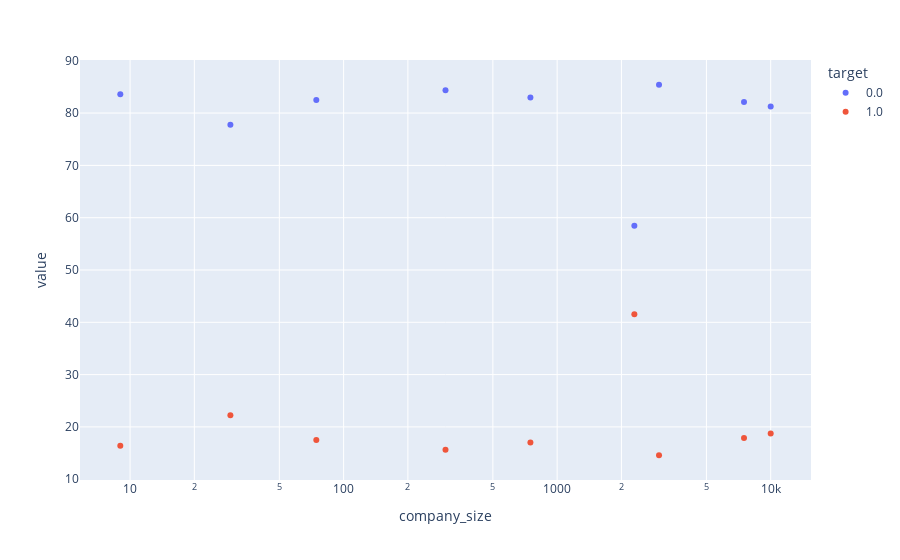

This figure's notebook cell:
### Code cell
fig = px.scatter(calculations, y='value', x='company_size', color= "target",log_x=True)
fig.show()

### Figure 1 — Plotly figure (JSON) as saved in the notebook; plotly's stock layout.template omitted (floating-point values rounded to 4 significant figures)
{"data": [{"hovertemplate": "target=0.0<br>company_size=%{x}<br>value=%{y}<extra></extra>", "legendgroup": "0.0", "marker": {"color": "#636efa", "symbol": "circle"}, "mode": "markers", "name": "0.0", "orientation": "v", "showlegend": true, "type": "scatter", "x": [9, 29.5, 74.5, 300, 749.5, 2299.0, 3000.0, 7500.0, 10001], "xaxis": "x", "y": [83.57, 77.76, 82.47, 84.37, 83.0, 58.46, 85.41, 82.1, 81.26], "yaxis": "y"}, {"hovertemplate": "target=1.0<br>company_size=%{x}<br>value=%{y}<extra></extra>", "legendgroup": "1.0", "marker": {"color": "#EF553B", "symbol": "circle"}, "mode": "markers", "name": "1.0", "orientation": "v", "showlegend": true, "type": "scatter", "x": [9, 29.5, 74.5, 300, 749.5, 2299.0, 3000.0, 7500.0, 10001], "xaxis": "x", "y": [16.43, 22.24, 17.53, 15.63, 17.0, 41.54, 14.59, 17.9, 18.74], "yaxis": "y"}], "layout": {"legend": {"title": {"text": "target"}, "tracegroupgap": 0}, "margin": {"t": 60}, "xaxis": {"anchor": "y", "domain": [0, 1], "title": {"text": "company_size"}, "type": "log"}, "yaxis": {"anchor": "x", "domain": [0, 1], "title": {"text": "value"}}}}
